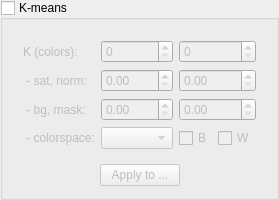
    <widget class="QGroupBox" name="kmeansPanel">
     <property name="title">
      <string>K-means</string>
     </property>
     <property name="flat">
      <bool>false</bool>
     </property>
     <property name="checkable">
      <bool>true</bool>
     </property>
     <property name="visible">
      <bool>false</bool>
     </property>
     <property name="checked">
      <bool>false</bool>
     </property>
     <layout class="QVBoxLayout" name="verticalLayout_kmeans4">
      <item>
       <widget class="QWidget" name="kmeansOptions" native="true">
        <layout class="QVBoxLayout" name="verticalLayout_kmeans">
         <item>
          <layout class="QGridLayout" name="kmeansSheetOptions">
           <item row="0" column="0">
            <widget class="QLabel" name="kmeansCountLabel">
             <property name="text">
              <string>K (colors):</string>
             </property>
            </widget>
           </item>
           <item row="0" column="1">
            <widget class="QSpinBox" name="kmeansCount">
             <property name="toolTip">
              <string>Number of K-means colors.</string>
             </property>
             <property name="minimum">
              <number>0</number>
             </property>
             <property name="maximum">
              <number>254</number>
             </property>
            </widget>
           </item>
           <item row="0" column="2">
            <widget class="QSpinBox" name="kmeansValueStart">
             <property name="toolTip">
              <string>The starting value of the k-means color.</string>
             </property>
             <property name="minimum">
              <number>0</number>
             </property>
             <property name="maximum">
              <number>255</number>
             </property>
             <property name="singleStep">
              <number>5</number>
             </property>
            </widget>
           </item>
           <item row="1" column="0">
            <widget class="QLabel" name="kmeansSatNormLabel">
             <property name="text">
              <string> - sat, norm:</string>
             </property>
            </widget>
           </item>
           <item row="1" column="1">
            <widget class="QDoubleSpinBox" name="kmeansSat">
             <property name="toolTip">
              <string>Default value is 0.0.</string>
             </property>
             <property name="minimum">
              <double>0.0</double>
             </property>
             <property name="maximum">
              <double>1.0</double>
             </property>
             <property name="singleStep">
              <double>0.1</double>
             </property>
            </widget>
           </item>
           <item row="1" column="2">
            <widget class="QDoubleSpinBox" name="kmeansNorm">
             <property name="toolTip">
              <string>Default value is 0.0.</string>
             </property>
             <property name="minimum">
              <double>0.0</double>
             </property>
             <property name="maximum">
              <double>1.0</double>
             </property>
             <property name="singleStep">
              <double>0.1</double>
             </property>
            </widget>
           </item>
           <item row="2" column="0">
            <widget class="QLabel" name="kmeansBGMaskLabel">
             <property name="text">
              <string> - bg, mask:</string>
             </property>
            </widget>
           </item>
           <item row="2" column="1">
            <widget class="QDoubleSpinBox" name="kmeansBG">
             <property name="toolTip">
              <string>Default value is 0.0.</string>
             </property>
             <property name="minimum">
              <double>0.0</double>
             </property>
             <property name="maximum">
              <double>1.0</double>
             </property>
             <property name="singleStep">
              <double>0.1</double>
             </property>
            </widget>
           </item>
           <item row="2" column="2">
            <widget class="QDoubleSpinBox" name="coloredMaskCoef">
             <property name="toolTip">
              <string>Default value is 0.0.</string>
             </property>
             <property name="minimum">
              <double>0.0</double>
             </property>
             <property name="maximum">
              <double>1.0</double>
             </property>
             <property name="singleStep">
              <double>0.01</double>
             </property>
            </widget>
           </item>
           <item row="3" column="0">
            <widget class="QLabel" name="kmeansColorSpaceSelectorLabel">
             <property name="text">
              <string> - colorspace:</string>
             </property>
            </widget>
           </item>
           <item row="3" column="1">
            <widget class="QComboBox" name="kmeansColorSpaceSelector">
             <property name="toolTip">
              <string>Select color space in K-means.</string>
             </property>
            </widget>
           </item>
           <item row="3" column="2">
            <layout class="QHBoxLayout" name="kmeansFindLayout">
             <item>
              <widget class="QCheckBox" name="kmeansFindBlackCB">
               <property name="text">
                <string>B</string>
               </property>
               <property name="toolTip">
                <string>Find Black.</string>
               </property>
              </widget>
             </item>
             <item>
              <widget class="QCheckBox" name="kmeansFindWhiteCB">
               <property name="text">
                <string>W</string>
               </property>
               <property name="toolTip">
                <string>Find White.</string>
               </property>
              </widget>
             </item>
            </layout>
           </item>
          </layout>
         </item>
        </layout>
       </widget>
      </item>
      <item>
       <layout class="QHBoxLayout" name="horizontalLayout_kmeans5">
        <item>
         <spacer name="horizontalSpacer_kmeans9">
          <property name="orientation">
           <enum>Qt::Horizontal</enum>
          </property>
          <property name="sizeHint" stdset="0">
           <size>
            <width>0</width>
            <height>20</height>
           </size>
          </property>
         </spacer>
        </item>
        <item>
         <widget class="QPushButton" name="applyKmeansButton">
          <property name="text">
           <string>Apply to ...</string>
          </property>
         </widget>
        </item>
        <item>
         <spacer name="horizontalSpacer_kmeans10">
          <property name="orientation">
           <enum>Qt::Horizontal</enum>
          </property>
          <property name="sizeHint" stdset="0">
           <size>
            <width>0</width>
            <height>20</height>
           </size>
          </property>
         </spacer>
        </item>
       </layout>
      </item>
     </layout>
    </widget>
